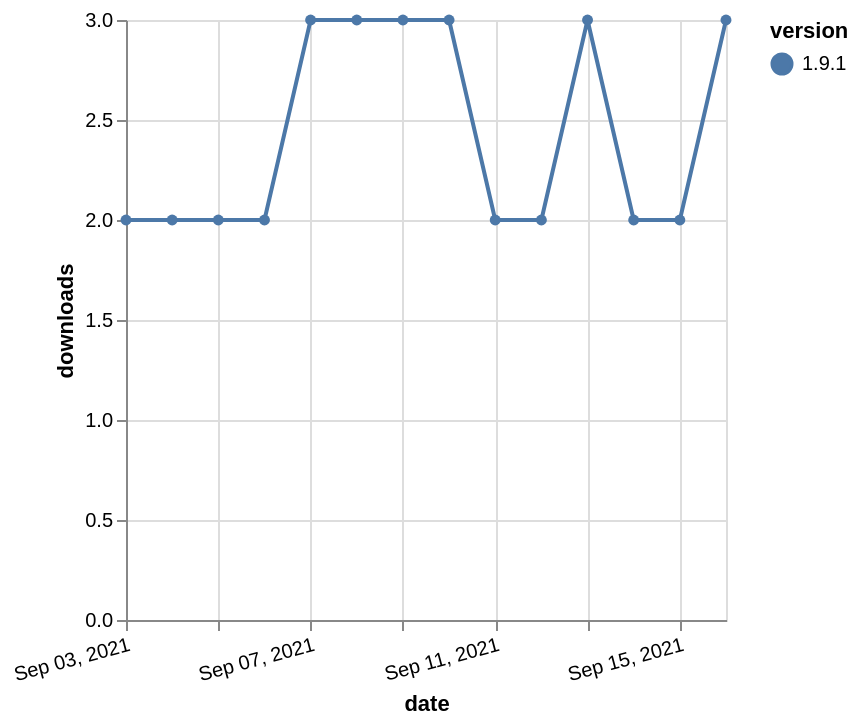

The Vega-Lite source for this figure:
### Vega-Lite specification from a JSON file in a GitHub repository (floating-point values rounded to 4 significant figures)
{"$schema": "https://vega.github.io/schema/vega-lite/v5.json", "description": "A simple bar chart with embedded data.", "data": {"values": [{"date": "2021-09-03", "total": 2458, "delta": 2, "version": "1.9.1"}, {"date": "2021-09-04", "total": 2460, "delta": 2, "version": "1.9.1"}, {"date": "2021-09-05", "total": 2462, "delta": 2, "version": "1.9.1"}, {"date": "2021-09-06", "total": 2464, "delta": 2, "version": "1.9.1"}, {"date": "2021-09-07", "total": 2467, "delta": 3, "version": "1.9.1"}, {"date": "2021-09-08", "total": 2470, "delta": 3, "version": "1.9.1"}, {"date": "2021-09-09", "total": 2473, "delta": 3, "version": "1.9.1"}, {"date": "2021-09-10", "total": 2476, "delta": 3, "version": "1.9.1"}, {"date": "2021-09-11", "total": 2478, "delta": 2, "version": "1.9.1"}, {"date": "2021-09-12", "total": 2480, "delta": 2, "version": "1.9.1"}, {"date": "2021-09-13", "total": 2483, "delta": 3, "version": "1.9.1"}, {"date": "2021-09-14", "total": 2485, "delta": 2, "version": "1.9.1"}, {"date": "2021-09-15", "total": 2487, "delta": 2, "version": "1.9.1"}, {"date": "2021-09-16", "total": 2490, "delta": 3, "version": "1.9.1"}]}, "width": "container", "mark": {"type": "line", "point": {"filled": true}}, "encoding": {"x": {"field": "date", "type": "temporal", "timeUnit": "yearmonthdate", "title": "date", "axis": {"labelAngle": -15}}, "y": {"field": "delta", "type": "quantitative", "title": "downloads"}, "color": {"field": "version", "type": "nominal"}, "tooltip": {"field": "delta"}}}
